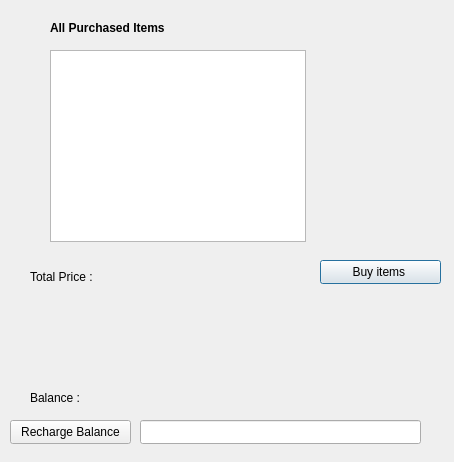
<?xml version="1.0" encoding="UTF-8"?>
<ui version="4.0">
 <class>ThirdWindow</class>
 <widget class="QDialog" name="ThirdWindow">
  <property name="geometry">
   <rect>
    <x>0</x>
    <y>0</y>
    <width>454</width>
    <height>462</height>
   </rect>
  </property>
  <property name="windowTitle">
   <string>Dialog</string>
  </property>
  <widget class="QListWidget" name="itemsListWidgets">
   <property name="geometry">
    <rect>
     <x>50</x>
     <y>50</y>
     <width>256</width>
     <height>192</height>
    </rect>
   </property>
  </widget>
  <widget class="QLabel" name="label_All_Purchased_items">
   <property name="geometry">
    <rect>
     <x>50</x>
     <y>20</y>
     <width>121</width>
     <height>16</height>
    </rect>
   </property>
   <property name="font">
    <font>
     <bold>true</bold>
    </font>
   </property>
   <property name="text">
    <string>All Purchased Items</string>
   </property>
  </widget>
  <widget class="QPushButton" name="pushButton_buy">
   <property name="geometry">
    <rect>
     <x>320</x>
     <y>260</y>
     <width>121</width>
     <height>24</height>
    </rect>
   </property>
   <property name="text">
    <string>Buy items </string>
   </property>
  </widget>
  <widget class="QPushButton" name="button_recharge">
   <property name="geometry">
    <rect>
     <x>10</x>
     <y>420</y>
     <width>121</width>
     <height>24</height>
    </rect>
   </property>
   <property name="styleSheet">
    <string notr="true"/>
   </property>
   <property name="text">
    <string>Recharge Balance</string>
   </property>
   <property name="default">
    <bool>false</bool>
   </property>
   <property name="flat">
    <bool>false</bool>
   </property>
  </widget>
  <widget class="QLineEdit" name="lineEdit_balance">
   <property name="geometry">
    <rect>
     <x>140</x>
     <y>420</y>
     <width>281</width>
     <height>24</height>
    </rect>
   </property>
  </widget>
  <widget class="QLabel" name="label_Balance">
   <property name="geometry">
    <rect>
     <x>30</x>
     <y>390</y>
     <width>241</width>
     <height>16</height>
    </rect>
   </property>
   <property name="text">
    <string>Balance : </string>
   </property>
  </widget>
  <widget class="QWidget" name="">
   <property name="geometry">
    <rect>
     <x>30</x>
     <y>260</y>
     <width>281</width>
     <height>71</height>
    </rect>
   </property>
   <layout class="QVBoxLayout" name="verticalLayout">
    <item>
     <widget class="QLabel" name="label_Total_Price">
      <property name="text">
       <string>Total Price :</string>
      </property>
     </widget>
    </item>
    <item>
     <widget class="QLabel" name="alertLabel">
      <property name="text">
       <string/>
      </property>
     </widget>
    </item>
   </layout>
  </widget>
 </widget>
 <resources/>
 <connections/>
</ui>
